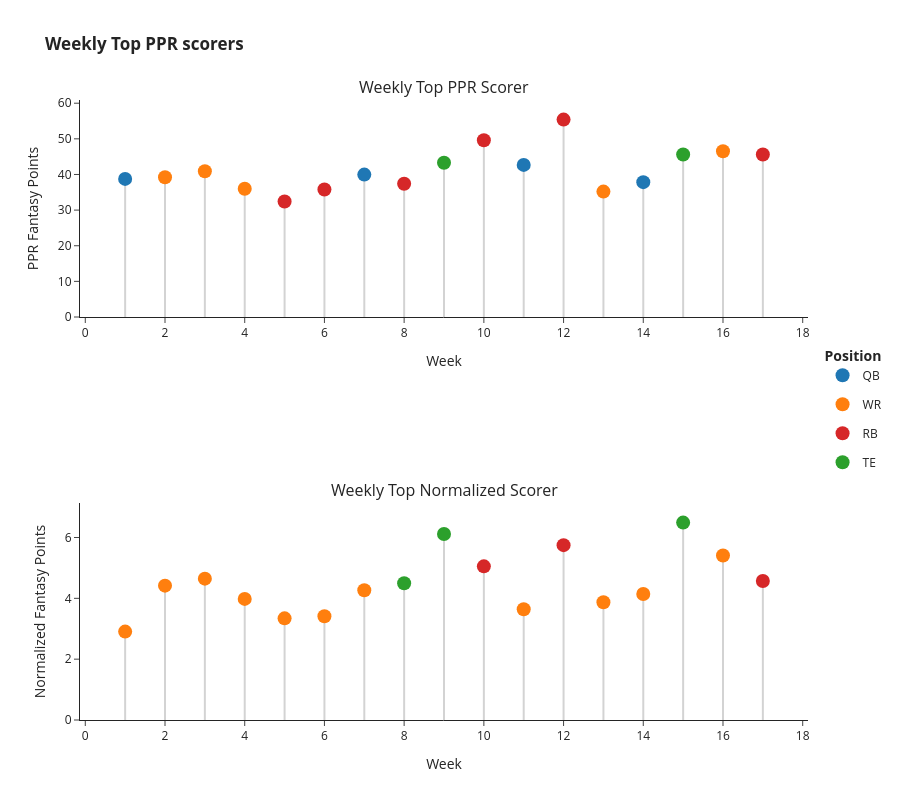

The notebook cell saved with this chart:
### Markdown cell above
Building the chart.

### Code cell
def add_position_lollipops(row_idx, target_df, val_col, val_label, is_norm=False):
    # Group by position so each position generates a single cleaner legend entry
    for pos in target_df['position'].unique():
        pos_df = target_df[target_df['position'] == pos]
        color = position_color_map.get(pos, '#333333')
        
        # Draw the gray vertical stem lines for this position's points
        for _, row in pos_df.iterrows():
            fig.add_trace(
                go.Scatter(
                    x=[row['week'], row['week']],
                    y=[0, row[val_col]],
                    mode='lines',
                    line=dict(color='lightgray', width=2),
                    showlegend=False,
                    hoverinfo='skip'
                ),
                row=row_idx, col=1
            )
        
        # Prepare custom data (Name, Position, Image_URL)
        custom_data = list(zip(pos_df['player_name'], pos_df['position'], pos_df['headshot_url']))
        
        # Add lollipop marker heads
        fig.add_trace(
            go.Scatter(
                x=pos_df['week'],
                y=pos_df[val_col],
                mode='markers',
                marker=dict(size=14, color=color),
                name=pos,                       # Category name for the legend
                legendgroup=pos,                # Links same positions across subplots
                showlegend=(row_idx == 1),      # Only show legend once in the top plot to avoid duplicates
                customdata=custom_data,
                hovertemplate=create_hovertemplate(val_label, is_norm=is_norm)
            ),
            row=row_idx, col=1
        )

# --- TOP PLOT: Raw Values ---
add_position_lollipops(1, df_top_raw, 'fantasy_points_ppr', 'PPR Fantasy Points', is_norm=False)

# --- BOTTOM PLOT: Normalized Values ---
add_position_lollipops(2, df_top_norm, 'normalized_ppr', 'Normalized Fantasy Points', is_norm=True)

# 5. Layout Styling & Legend Placement
fig.update_layout(
    height=800,
    template="simple_white",
    title_text="<b>Weekly Top PPR scorers</b>",
    legend=dict(
        title="<b>Position</b>",
        x=1.02, 
        y=0.5,
        xanchor="left",
        yanchor="middle"
    ),
    hoverlabel=dict(
        bgcolor="white",
        font_size=12,
        font_family="Arial"
    )
)

# Axis configurations
fig.update_xaxes(title_text="Week", row=1, col=1)
fig.update_yaxes(title_text="PPR Fantasy Points", row=1, col=1, rangemode="tozero")

fig.update_xaxes(title_text="Week", row=2, col=1)
fig.update_yaxes(title_text="Normalized Fantasy Points", row=2, col=1, rangemode="tozero")

fig.show()

### Figure 1 — Plotly figure (JSON) as saved in the notebook; plotly's stock layout.template omitted (floating-point values rounded to 4 significant figures)
{"data": [{"hoverinfo": "skip", "line": {"color": "lightgray", "width": 2}, "mode": "lines", "showlegend": false, "type": "scatter", "x": [1, 1], "xaxis": "x", "y": [0, 38.76], "yaxis": "y"}, {"hoverinfo": "skip", "line": {"color": "lightgray", "width": 2}, "mode": "lines", "showlegend": false, "type": "scatter", "x": [7, 7], "xaxis": "x", "y": [0, 39.96], "yaxis": "y"}, {"hoverinfo": "skip", "line": {"color": "lightgray", "width": 2}, "mode": "lines", "showlegend": false, "type": "scatter", "x": [11, 11], "xaxis": "x", "y": [0, 42.68], "yaxis": "y"}, {"hoverinfo": "skip", "line": {"color": "lightgray", "width": 2}, "mode": "lines", "showlegend": false, "type": "scatter", "x": [14, 14], "xaxis": "x", "y": [0, 37.84], "yaxis": "y"}, {"customdata": [["J.Allen", "QB", "https://static.www.nfl.com/image/upload/f_auto,q_auto/league/mjwbioajzldkq1vzoz2d"], ["B.Nix", "QB", "https://static.www.nfl.com/image/upload/f_auto,q_auto/league/zvo9xatffmqn9lnukpgk"], ["J.Allen", "QB", "https://static.www.nfl.com/image/upload/f_auto,q_auto/league/mjwbioajzldkq1vzoz2d"], ["J.Allen", "QB", "https://static.www.nfl.com/image/upload/f_auto,q_auto/league/mjwbioajzldkq1vzoz2d"]], "hovertemplate": "<b>Name:</b> %{customdata[0]}<br><b>PPR Fantasy Points:</b> %{y}<br><b>Week:</b> %{x}<br><extra></extra>", "legendgroup": "QB", "marker": {"color": "#1f77b4", "size": 14}, "mode": "markers", "name": "QB", "showlegend": true, "type": "scatter", "x": [1, 7, 11, 14], "xaxis": "x", "y": [38.76, 39.96, 42.68, 37.84], "yaxis": "y"}, {"hoverinfo": "skip", "line": {"color": "lightgray", "width": 2}, "mode": "lines", "showlegend": false, "type": "scatter", "x": [2, 2], "xaxis": "x", "y": [0, 39.2], "yaxis": "y"}, {"hoverinfo": "skip", "line": {"color": "lightgray", "width": 2}, "mode": "lines", "showlegend": false, "type": "scatter", "x": [3, 3], "xaxis": "x", "y": [0, 40.9], "yaxis": "y"}, {"hoverinfo": "skip", "line": {"color": "lightgray", "width": 2}, "mode": "lines", "showlegend": false, "type": "scatter", "x": [4, 4], "xaxis": "x", "y": [0, 36], "yaxis": "y"}, {"hoverinfo": "skip", "line": {"color": "lightgray", "width": 2}, "mode": "lines", "showlegend": false, "type": "scatter", "x": [13, 13], "xaxis": "x", "y": [0, 35.2], "yaxis": "y"}, {"hoverinfo": "skip", "line": {"color": "lightgray", "width": 2}, "mode": "lines", "showlegend": false, "type": "scatter", "x": [16, 16], "xaxis": "x", "y": [0, 46.5], "yaxis": "y"}, {"customdata": [["A.St. Brown", "WR", "https://static.www.nfl.com/image/upload/f_auto,q_auto/league/fd8nwhm6pvxfyzphzl6i"], ["T.Tucker", "WR", "https://static.www.nfl.com/image/upload/f_auto,q_auto/league/hazzk3hrcequzosdgzgv"], ["P.Nacua", "WR", "https://static.www.nfl.com/image/upload/f_auto,q_auto/league/ipy6qw7hdygdfc8k86ba"], ["A.Brown", "WR", "https://static.www.nfl.com/image/upload/f_auto,q_auto/league/qfhvjyssf0lwsh0kienp"], ["P.Nacua", "WR", "https://static.www.nfl.com/image/upload/f_auto,q_auto/league/ipy6qw7hdygdfc8k86ba"]], "hovertemplate": "<b>Name:</b> %{customdata[0]}<br><b>PPR Fantasy Points:</b> %{y}<br><b>Week:</b> %{x}<br><extra></extra>", "legendgroup": "WR", "marker": {"color": "#ff7f0e", "size": 14}, "mode": "markers", "name": "WR", "showlegend": true, "type": "scatter", "x": [2, 3, 4, 13, 16], "xaxis": "x", "y": [39.2, 40.9, 36.0, 35.2, 46.5], "yaxis": "y"}, {"hoverinfo": "skip", "line": {"color": "lightgray", "width": 2}, "mode": "lines", "showlegend": false, "type": "scatter", "x": [5, 5], "xaxis": "x", "y": [0, 32.4], "yaxis": "y"}, {"hoverinfo": "skip", "line": {"color": "lightgray", "width": 2}, "mode": "lines", "showlegend": false, "type": "scatter", "x": [6, 6], "xaxis": "x", "y": [0, 35.8], "yaxis": "y"}, {"hoverinfo": "skip", "line": {"color": "lightgray", "width": 2}, "mode": "lines", "showlegend": false, "type": "scatter", "x": [8, 8], "xaxis": "x", "y": [0, 37.4], "yaxis": "y"}, {"hoverinfo": "skip", "line": {"color": "lightgray", "width": 2}, "mode": "lines", "showlegend": false, "type": "scatter", "x": [10, 10], "xaxis": "x", "y": [0, 49.6], "yaxis": "y"}, {"hoverinfo": "skip", "line": {"color": "lightgray", "width": 2}, "mode": "lines", "showlegend": false, "type": "scatter", "x": [12, 12], "xaxis": "x", "y": [0, 55.4], "yaxis": "y"}, {"hoverinfo": "skip", "line": {"color": "lightgray", "width": 2}, "mode": "lines", "showlegend": false, "type": "scatter", "x": [17, 17], "xaxis": "x", "y": [0, 45.6], "yaxis": "y"}, {"customdata": [["R.Dowdle", "RB", "https://static.www.nfl.com/image/upload/f_auto,q_auto/league/mx2bxccuzmdvzbksypws"], ["B.Robinson", "RB", "https://static.www.nfl.com/image/upload/f_auto,q_auto/league/esii5yb8yn9edboi4mlq"], ["J.Taylor", "RB", "https://static.www.nfl.com/image/upload/f_auto,q_auto/league/yw46ky6akdm7h7siofu8"], ["J.Taylor", "RB", "https://static.www.nfl.com/image/upload/f_auto,q_auto/league/yw46ky6akdm7h7siofu8"], ["J.Gibbs", "RB", "https://static.www.nfl.com/image/upload/f_auto,q_auto/league/cursejnmmp1i9hnxihkj"], ["D.Henry", "RB", "https://static.www.nfl.com/image/upload/f_auto,q_auto/league/tm79x0iknqg6hms3ypyt"]], "hovertemplate": "<b>Name:</b> %{customdata[0]}<br><b>PPR Fantasy Points:</b> %{y}<br><b>Week:</b> %{x}<br><extra></extra>", "legendgroup": "RB", "marker": {"color": "#d62728", "size": 14}, "mode": "markers", "name": "RB", "showlegend": true, "type": "scatter", "x": [5, 6, 8, 10, 12, 17], "xaxis": "x", "y": [32.4, 35.8, 37.4, 49.6, 55.4, 45.6], "yaxis": "y"}, {"hoverinfo": "skip", "line": {"color": "lightgray", "width": 2}, "mode": "lines", "showlegend": false, "type": "scatter", "x": [9, 9], "xaxis": "x", "y": [0, 43.3], "yaxis": "y"}, {"hoverinfo": "skip", "line": {"color": "lightgray", "width": 2}, "mode": "lines", "showlegend": false, "type": "scatter", "x": [15, 15], "xaxis": "x", "y": [0, 45.6], "yaxis": "y"}, {"customdata": [["B.Bowers", "TE", "https://static.www.nfl.com/image/upload/f_auto,q_auto/league/waorceny0ggpaeckaol8"], ["K.Pitts", "TE", "https://static.www.nfl.com/image/upload/f_auto,q_auto/league/xczipzxvytnmvgznhhb4"]], "hovertemplate": "<b>Name:</b> %{customdata[0]}<br><b>PPR Fantasy Points:</b> %{y}<br><b>Week:</b> %{x}<br><extra></extra>", "legendgroup": "TE", "marker": {"color": "#2ca02c", "size": 14}, "mode": "markers", "name": "TE", "showlegend": true, "type": "scatter", "x": [9, 15], "xaxis": "x", "y": [43.3, 45.6], "yaxis": "y"}, {"hoverinfo": "skip", "line": {"color": "lightgray", "width": 2}, "mode": "lines", "showlegend": false, "type": "scatter", "x": [1, 1], "xaxis": "x2", "y": [0, 2.907], "yaxis": "y2"}, {"hoverinfo": "skip", "line": {"color": "lightgray", "width": 2}, "mode": "lines", "showlegend": false, "type": "scatter", "x": [2, 2], "xaxis": "x2", "y": [0, 4.417], "yaxis": "y2"}, {"hoverinfo": "skip", "line": {"color": "lightgray", "width": 2}, "mode": "lines", "showlegend": false, "type": "scatter", "x": [3, 3], "xaxis": "x2", "y": [0, 4.648], "yaxis": "y2"}, {"hoverinfo": "skip", "line": {"color": "lightgray", "width": 2}, "mode": "lines", "showlegend": false, "type": "scatter", "x": [4, 4], "xaxis": "x2", "y": [0, 3.981], "yaxis": "y2"}, {"hoverinfo": "skip", "line": {"color": "lightgray", "width": 2}, "mode": "lines", "showlegend": false, "type": "scatter", "x": [5, 5], "xaxis": "x2", "y": [0, 3.342], "yaxis": "y2"}, {"hoverinfo": "skip", "line": {"color": "lightgray", "width": 2}, "mode": "lines", "showlegend": false, "type": "scatter", "x": [6, 6], "xaxis": "x2", "y": [0, 3.41], "yaxis": "y2"}, {"hoverinfo": "skip", "line": {"color": "lightgray", "width": 2}, "mode": "lines", "showlegend": false, "type": "scatter", "x": [7, 7], "xaxis": "x2", "y": [0, 4.267], "yaxis": "y2"}, {"hoverinfo": "skip", "line": {"color": "lightgray", "width": 2}, "mode": "lines", "showlegend": false, "type": "scatter", "x": [11, 11], "xaxis": "x2", "y": [0, 3.641], "yaxis": "y2"}, {"hoverinfo": "skip", "line": {"color": "lightgray", "width": 2}, "mode": "lines", "showlegend": false, "type": "scatter", "x": [13, 13], "xaxis": "x2", "y": [0, 3.872], "yaxis": "y2"}, {"hoverinfo": "skip", "line": {"color": "lightgray", "width": 2}, "mode": "lines", "showlegend": false, "type": "scatter", "x": [14, 14], "xaxis": "x2", "y": [0, 4.144], "yaxis": "y2"}, {"hoverinfo": "skip", "line": {"color": "lightgray", "width": 2}, "mode": "lines", "showlegend": false, "type": "scatter", "x": [16, 16], "xaxis": "x2", "y": [0, 5.409], "yaxis": "y2"}, {"customdata": [["Z.Flowers", "WR", "https://static.www.nfl.com/image/upload/f_auto,q_auto/league/xzhto2dejy2pflkfx40c"], ["A.St. Brown", "WR", "https://static.www.nfl.com/image/upload/f_auto,q_auto/league/fd8nwhm6pvxfyzphzl6i"], ["T.Tucker", "WR", "https://static.www.nfl.com/image/upload/f_auto,q_auto/league/hazzk3hrcequzosdgzgv"], ["P.Nacua", "WR", "https://static.www.nfl.com/image/upload/f_auto,q_auto/league/ipy6qw7hdygdfc8k86ba"], ["E.Egbuka", "WR", "https://static.www.nfl.com/image/upload/f_auto,q_auto/league/z224kbzs62rjuykc0vha"], ["D.London", "WR", "https://static.www.nfl.com/image/upload/f_auto,q_auto/league/mcllowcfrmmdeo4zy3g1"], ["J.Chase", "WR", "https://static.www.nfl.com/image/upload/f_auto,q_auto/league/qya3dtjb5kgofcuj2tuw"], ["Mi.Wilson", "WR", "https://static.www.nfl.com/image/upload/f_auto,q_auto/league/hm2b9z4zujjmbiyldh8n"], ["A.Brown", "WR", "https://static.www.nfl.com/image/upload/f_auto,q_auto/league/qfhvjyssf0lwsh0kienp"], ["M.Wilson", "WR", "https://static.www.nfl.com/image/upload/f_auto,q_auto/league/hm2b9z4zujjmbiyldh8n"], ["P.Nacua", "WR", "https://static.www.nfl.com/image/upload/f_auto,q_auto/league/ipy6qw7hdygdfc8k86ba"]], "hovertemplate": "<b>Name:</b> %{customdata[0]}<br><b>Normalized Fantasy Points:</b> %{y:.2f}<br><b>Week:</b> %{x}<br><extra></extra>", "legendgroup": "WR", "marker": {"color": "#ff7f0e", "size": 14}, "mode": "markers", "name": "WR", "showlegend": false, "type": "scatter", "x": [1, 2, 3, 4, 5, 6, 7, 11, 13, 14, 16], "xaxis": "x2", "y": [2.907, 4.417, 4.648, 3.981, 3.342, 3.41, 4.267, 3.641, 3.872, 4.144, 5.409], "yaxis": "y2"}, {"hoverinfo": "skip", "line": {"color": "lightgray", "width": 2}, "mode": "lines", "showlegend": false, "type": "scatter", "x": [8, 8], "xaxis": "x2", "y": [0, 4.494], "yaxis": "y2"}, {"hoverinfo": "skip", "line": {"color": "lightgray", "width": 2}, "mode": "lines", "showlegend": false, "type": "scatter", "x": [9, 9], "xaxis": "x2", "y": [0, 6.117], "yaxis": "y2"}, {"hoverinfo": "skip", "line": {"color": "lightgray", "width": 2}, "mode": "lines", "showlegend": false, "type": "scatter", "x": [15, 15], "xaxis": "x2", "y": [0, 6.49], "yaxis": "y2"}, {"customdata": [["T.Kraft", "TE", "https://static.www.nfl.com/image/upload/f_auto,q_auto/league/n6vu44jbq31rydoaadaq"], ["B.Bowers", "TE", "https://static.www.nfl.com/image/upload/f_auto,q_auto/league/waorceny0ggpaeckaol8"], ["K.Pitts", "TE", "https://static.www.nfl.com/image/upload/f_auto,q_auto/league/xczipzxvytnmvgznhhb4"]], "hovertemplate": "<b>Name:</b> %{customdata[0]}<br><b>Normalized Fantasy Points:</b> %{y:.2f}<br><b>Week:</b> %{x}<br><extra></extra>", "legendgroup": "TE", "marker": {"color": "#2ca02c", "size": 14}, "mode": "markers", "name": "TE", "showlegend": false, "type": "scatter", "x": [8, 9, 15], "xaxis": "x2", "y": [4.494, 6.117, 6.49], "yaxis": "y2"}, {"hoverinfo": "skip", "line": {"color": "lightgray", "width": 2}, "mode": "lines", "showlegend": false, "type": "scatter", "x": [10, 10], "xaxis": "x2", "y": [0, 5.051], "yaxis": "y2"}, {"hoverinfo": "skip", "line": {"color": "lightgray", "width": 2}, "mode": "lines", "showlegend": false, "type": "scatter", "x": [12, 12], "xaxis": "x2", "y": [0, 5.749], "yaxis": "y2"}, {"hoverinfo": "skip", "line": {"color": "lightgray", "width": 2}, "mode": "lines", "showlegend": false, "type": "scatter", "x": [17, 17], "xaxis": "x2", "y": [0, 4.57], "yaxis": "y2"}, {"customdata": [["J.Taylor", "RB", "https://static.www.nfl.com/image/upload/f_auto,q_auto/league/yw46ky6akdm7h7siofu8"], ["J.Gibbs", "RB", "https://static.www.nfl.com/image/upload/f_auto,q_auto/league/cursejnmmp1i9hnxihkj"], ["D.Henry", "RB", "https://static.www.nfl.com/image/upload/f_auto,q_auto/league/tm79x0iknqg6hms3ypyt"]], "hovertemplate": "<b>Name:</b> %{customdata[0]}<br><b>Normalized Fantasy Points:</b> %{y:.2f}<br><b>Week:</b> %{x}<br><extra></extra>", "legendgroup": "RB", "marker": {"color": "#d62728", "size": 14}, "mode": "markers", "name": "RB", "showlegend": false, "type": "scatter", "x": [10, 12, 17], "xaxis": "x2", "y": [5.051, 5.749, 4.57], "yaxis": "y2"}], "layout": {"annotations": [{"font": {"size": 16}, "showarrow": false, "text": "Weekly Top PPR Scorer", "x": 0.5, "xanchor": "center", "xref": "paper", "y": 1.0, "yanchor": "bottom", "yref": "paper"}, {"font": {"size": 16}, "showarrow": false, "text": "Weekly Top Normalized Scorer", "x": 0.5, "xanchor": "center", "xref": "paper", "y": 0.35, "yanchor": "bottom", "yref": "paper"}], "height": 800, "hoverlabel": {"bgcolor": "white", "font": {"family": "Arial", "size": 12}}, "legend": {"title": {"text": "<b>Position</b>"}, "x": 1.02, "xanchor": "left", "y": 0.5, "yanchor": "middle"}, "title": {"text": "<b>Weekly Top PPR scorers</b>"}, "xaxis": {"anchor": "y", "domain": [0, 1], "title": {"text": "Week"}}, "xaxis2": {"anchor": "y2", "domain": [0, 1], "title": {"text": "Week"}}, "yaxis": {"anchor": "x", "domain": [0.65, 1.0], "rangemode": "tozero", "title": {"text": "PPR Fantasy Points"}}, "yaxis2": {"anchor": "x2", "domain": [0, 0.35], "rangemode": "tozero", "title": {"text": "Normalized Fantasy Points"}}}}
